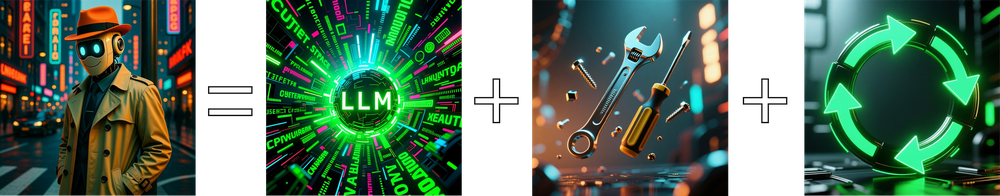
#> input picture img/ai-agent.png, 1000 x 196 px, shrunk from 3373 x 661 before the run
$ python read_screenshot_colors.py ../../img/ai-agent.png
#> lines starting #> are read from the running program, lines starting #| are printed output that depends on the picture
import collections
import sys
import numpy as np
from PIL import Image

img = np.asarray(Image.open(sys.argv[1]).convert("RGB")).astype(int)
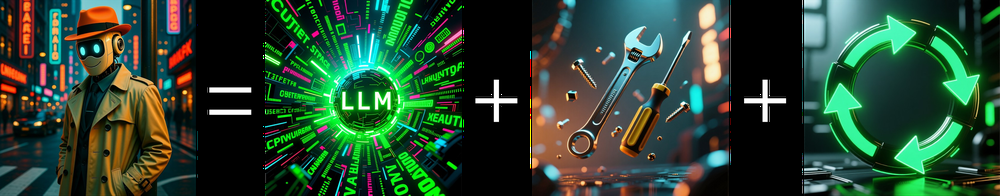
#> img: shape (196, 1000, 3) int64; mean R, G, B 41.8, 69.5, 49
flat = img.reshape(-1, 3)
counts = collections.Counter(map(tuple, flat))
#> counts = 105579 items
print(f"{flat.shape[0]} px, {len(counts)} distinct colours")
#| 196000 px, 105579 distinct colours
print("brightest, with pixel counts (a plateau means saturated glyph interiors):")
for c, n in sorted(counts.items(), key=lambda kv: -sum(kv[0]))[:8]:
    print(f"    {c}   n={n}")
#> this loop made 8 passes
#> (c, n) on passes 1 to 8: ((255, 255, 255), 641), ((255, 255, 254), 20), ((255, 254, 255), 17), ((254, 255, 255), 1), ((253, 255, 255), 2), ((255, 253, 255), 4), ((254, 255, 254), 5), ((255, 255, 253), 16)
#|     (255, 255, 255)   n=641
#|     (255, 255, 254)   n=20
#|     (255, 254, 255)   n=17
#|     (254, 255, 255)   n=1
#|     (253, 255, 255)   n=2
#|     (255, 253, 255)   n=4
#|     (254, 255, 254)   n=5
#|     (255, 255, 253)   n=16
print("channel-wise max:", tuple(flat.max(axis=0)))
#| channel-wise max: (255, 255, 255)
